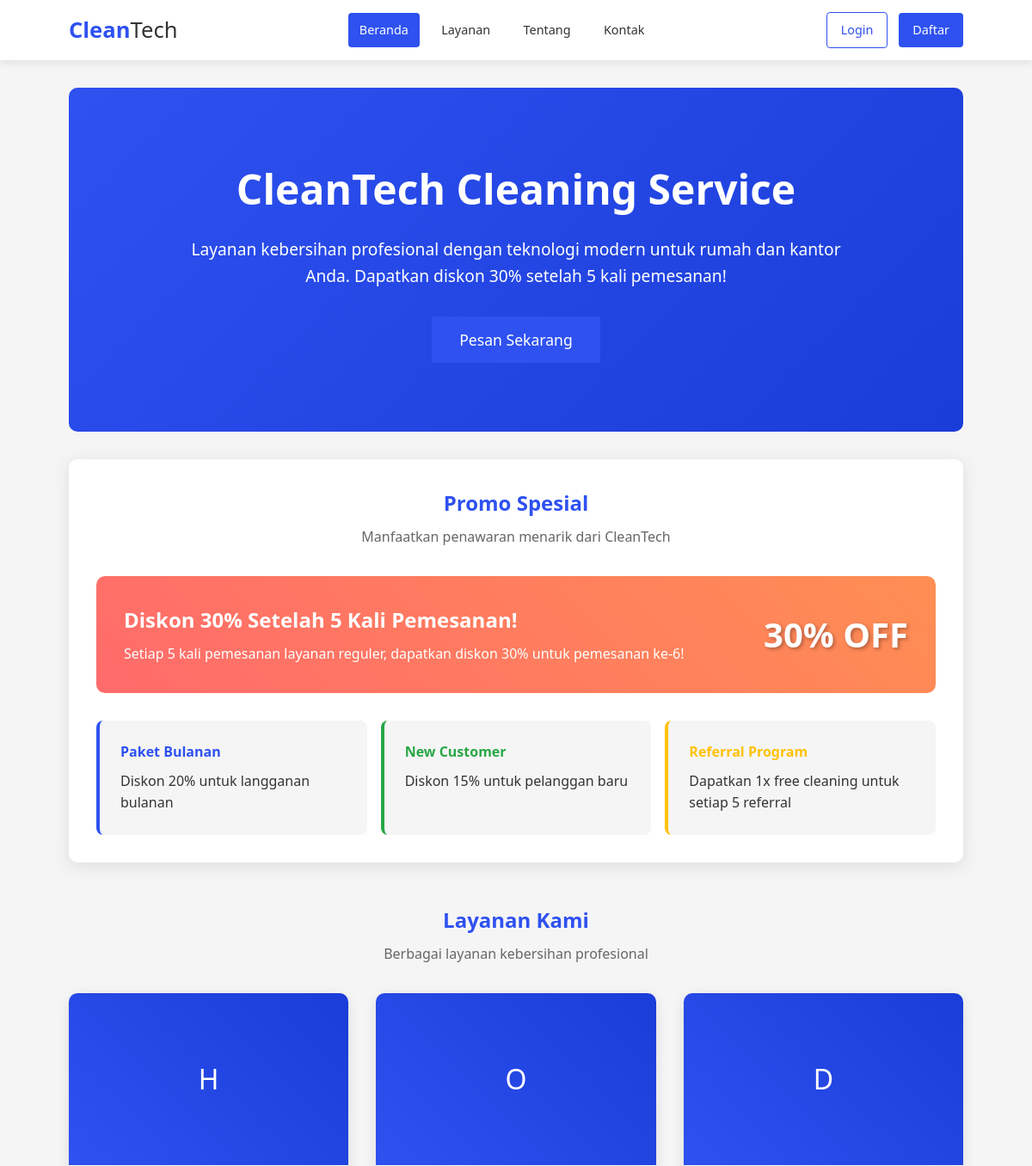
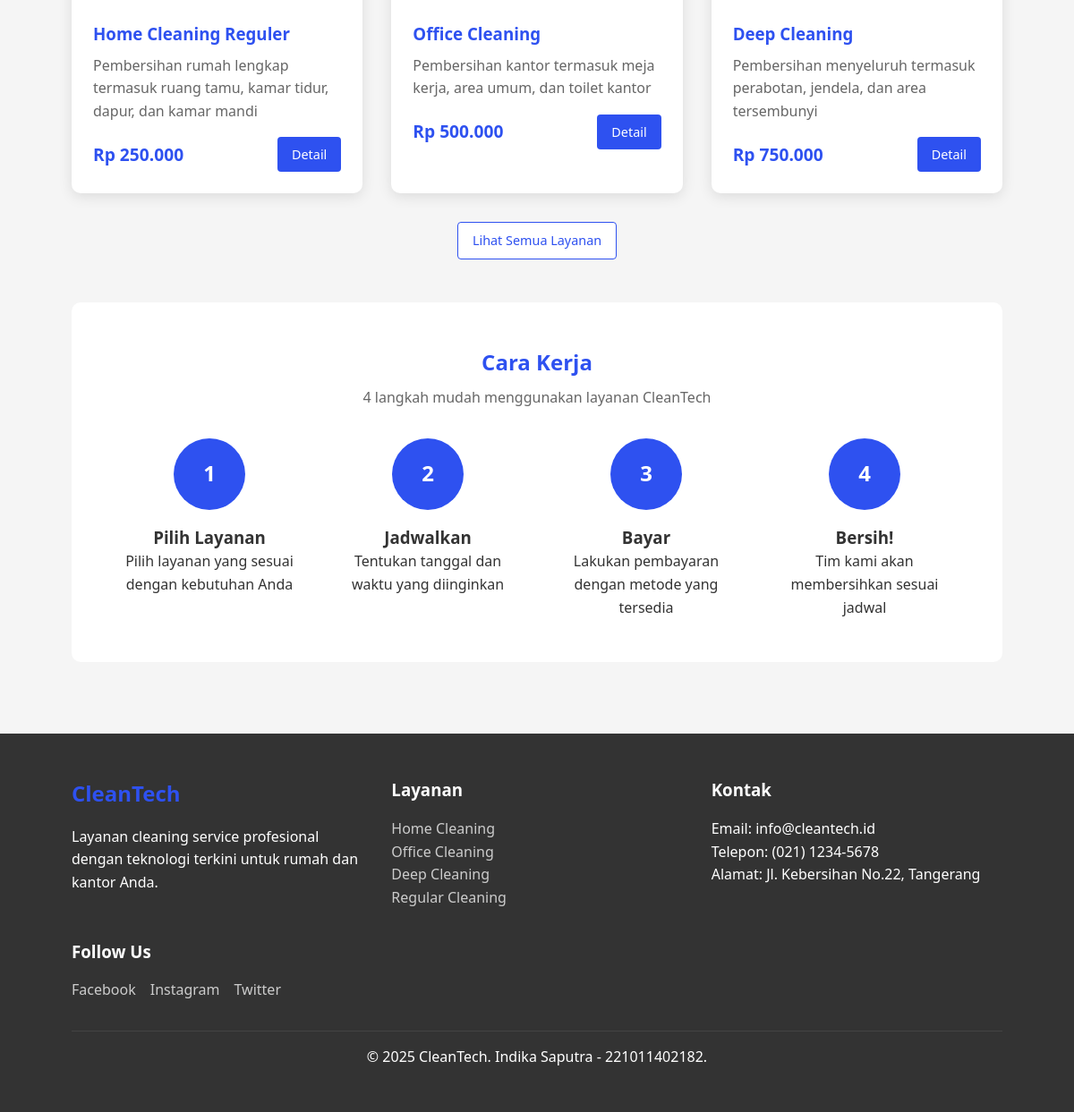
The page / on the database its author committed (2 pictures, top to bottom).
### tables this page shows
CREATE TABLE `services` (
  `id` int(11) NOT NULL,
  `name` varchar(100) NOT NULL,
  `description` text DEFAULT NULL,
  `price` decimal(10,2) NOT NULL,
  `duration_hours` int(11) DEFAULT 1,
  `image_url` varchar(255) DEFAULT NULL,
  `is_active` tinyint(1) DEFAULT 1,
  `created_at` timestamp NOT NULL DEFAULT current_timestamp()
);

### index.php (the view, shortened to what this page needs)
<?php
require_once 'config/database.php';
include 'includes/header.php';
$services_query = "SELECT * FROM services WHERE is_active = 1 LIMIT 3";
$services_result = mysqli_query($conn, $services_query);
?>
<section style="background: linear-gradient(135deg, var(--primary-color) 0%, #1a3cd8 100%); color: white; padding: 5rem 0; border-radius: 10px; margin: 2rem 0;">
    <div style="text-align: center;">
        <h1 style="font-size: 3rem; margin-bottom: 1rem;">CleanTech Cleaning Service</h1>
        <p style="font-size: 1.2rem; max-width: 800px; margin: 0 auto 2rem;">Layanan kebersihan profesional dengan teknologi modern untuk rumah dan kantor Anda. Dapatkan diskon 30% setelah 5 kali pemesanan!</p>
        <a href="/clean-tech/user/services.php" class="btn btn-primary" style="font-size: 1.1rem; padding: 0.8rem 2rem;">Pesan Sekarang</a>
    </div>
</section>
<section style="background-color: white; padding: 2rem; border-radius: 10px; margin: 2rem 0; box-shadow: 0 4px 20px rgba(0,0,0,0.1);">
    <div style="text-align: center; margin-bottom: 2rem;">
        <h2 style="color: var(--primary-color); margin-bottom: 0.5rem;">Promo Spesial</h2>
        <p style="color: #666;">Manfaatkan penawaran menarik dari CleanTech</p>
    </div>
    <div style="background: linear-gradient(45deg, #ff6b6b, #ff8e53); color: white; padding: 2rem; border-radius: 10px; margin-bottom: 2rem;">
        <div style="display: flex; align-items: center; justify-content: space-between; flex-wrap: wrap; gap: 1rem;">
            <div>
                <h3 style="font-size: 1.5rem; margin-bottom: 0.5rem;">Diskon 30% Setelah 5 Kali Pemesanan!</h3>
                <p>Setiap 5 kali pemesanan layanan reguler, dapatkan diskon 30% untuk pemesanan ke-6!</p>
            </div>
            <div style="font-size: 2.5rem; font-weight: bold; text-shadow: 2px 2px 4px rgba(0,0,0,0.3);">
                30% OFF
            </div>
        </div>
    </div>
    <div style="display: grid; grid-template-columns: repeat(auto-fit, minmax(250px, 1fr)); gap: 1rem;">
        <div style="background-color: var(--light-gray); padding: 1.5rem; border-radius: 8px; border-left: 4px solid var(--primary-color);">
            <h4 style="color: var(--primary-color); margin-bottom: 0.5rem;">Paket Bulanan</h4>
            <p>Diskon 20% untuk langganan bulanan</p>
        </div>
        <div style="background-color: var(--light-gray); padding: 1.5rem; border-radius: 8px; border-left: 4px solid var(--success-color);">
            <h4 style="color: var(--success-color); margin-bottom: 0.5rem;">New Customer</h4>
            <p>Diskon 15% untuk pelanggan baru</p>
        </div>
        <div style="background-color: var(--light-gray); padding: 1.5rem; border-radius: 8px; border-left: 4px solid var(--warning-color);">
            <h4 style="color: var(--warning-color); margin-bottom: 0.5rem;">Referral Program</h4>
            <p>Dapatkan 1x free cleaning untuk setiap 5 referral</p>
        </div>
    </div>
</section>
<section style="margin: 3rem 0;">
    <div style="text-align: center; margin-bottom: 2rem;">
        <h2 style="color: var(--primary-color); margin-bottom: 0.5rem;">Layanan Kami</h2>
        <p style="color: #666;">Berbagai layanan kebersihan profesional</p>
    </div>
    <div style="display: grid; grid-template-columns: repeat(auto-fit, minmax(300px, 1fr)); gap: 2rem;">
        <?php if (mysqli_num_rows($services_result) > 0): ?>
            <?php while ($service = mysqli_fetch_assoc($services_result)): ?>
                <div style="background-color: white; border-radius: 10px; overflow: hidden; box-shadow: 0 4px 15px rgba(0,0,0,0.1); transition: transform 0.3s ease;">
                    <div style="height: 200px; background: linear-gradient(45deg, var(--primary-color), #1a3cd8); display: flex; align-items: center; justify-content: center; color: white; font-size: 2rem;">
                        <?php echo htmlspecialchars($service['name'][0]); ?>
                    </div>
                    <div style="padding: 1.5rem;">
                        <h3 style="color: var(--primary-color); margin-bottom: 0.5rem;"><?php echo htmlspecialchars($service['name']); ?></h3>
                        <p style="color: #666; margin-bottom: 1rem;"><?php echo htmlspecialchars($service['description']); ?></p>
                        <div style="display: flex; justify-content: space-between; align-items: center;">
                            <span style="font-size: 1.2rem; font-weight: bold; color: var(--primary-color);">
                                Rp <?php echo number_format($service['price'], 0, ',', '.'); ?>
                            </span>
                            <a href="/clean-tech/user/services.php#service-<?php echo $service['id']; ?>" class="btn btn-primary">Detail</a>
                        </div>
                    </div>
                </div>
            <?php endwhile; ?>
        <?php else: ?>
            <div style="grid-column: 1 / -1; text-align: center; padding: 2rem;">
                <p style="color: #666;">Belum ada layanan tersedia.</p>
            </div>
        <?php endif; ?>
    </div>
    <div style="text-align: center; margin-top: 2rem;">
        <a href="/clean-tech/user/services.php" class="btn btn-secondary">Lihat Semua Layanan</a>
    </div>
</section>
<section style="background-color: white; padding: 3rem; border-radius: 10px; margin: 2rem 0;">
    <div style="text-align: center; margin-bottom: 2rem;">
        <h2 style="color: var(--primary-color); margin-bottom: 0.5rem;">Cara Kerja</h2>
        <p style="color: #666;">4 langkah mudah menggunakan layanan CleanTech</p>
    </div>
    <div style="display: grid; grid-template-columns: repeat(auto-fit, minmax(200px, 1fr)); gap: 2rem; text-align: center;">
        <div>
            <div style="width: 80px; height: 80px; background-color: var(--primary-color); color: white; border-radius: 50%; display: flex; align-items: center; justify-content: center; font-size: 1.5rem; font-weight: bold; margin: 0 auto 1rem;">
                1
            </div>
            <h3>Pilih Layanan</h3>
            <p>Pilih layanan yang sesuai dengan kebutuhan Anda</p>
        </div>
        <div>
            <div style="width: 80px; height: 80px; background-color: var(--primary-color); color: white; border-radius: 50%; display: flex; align-items: center; justify-content: center; font-size: 1.5rem; font-weight: bold; margin: 0 auto 1rem;">
                2
            </div>
            <h3>Jadwalkan</h3>
            <p>Tentukan tanggal dan waktu yang diinginkan</p>
        </div>
        <div>
            <div style="width: 80px; height: 80px; background-color: var(--primary-color); color: white; border-radius: 50%; display: flex; align-items: center; justify-content: center; font-size: 1.5rem; font-weight: bold; margin: 0 auto 1rem;">
                3
            </div>
            <h3>Bayar</h3>
            <p>Lakukan pembayaran dengan metode yang tersedia</p>
        </div>
        <div>
            <div style="width: 80px; height: 80px; background-color: var(--primary-color); color: white; border-radius: 50%; display: flex; align-items: center; justify-content: center; font-size: 1.5rem; font-weight: bold; margin: 0 auto 1rem;">
                4
            </div>
            <h3>Bersih!</h3>
            <p>Tim kami akan membersihkan sesuai jadwal</p>
        </div>
    </div>
</section>
<?php include 'includes/footer.php'; ?>

### assets/css/style.css (style rules this page uses)
* { margin: 0; padding: 0; box-sizing: border-box; font-family: 'Segoe UI', Tahoma, Geneva, Verdana, sans-serif; }
:root { --primary-color: #2e51f0; --primary-dark: #1a3cd8; --secondary-color: #ffffff; --text-color: #333333; --light-gray: #f5f5f5; --gray: #e0e0e0; --success-color: #28a745; --warning-color: #ffc107; --danger-color: #dc3545; }
body { background-color: var(--light-gray); color: var(--text-color); line-height: 1.6; min-height: 100vh; display: flex; flex-direction: column; }
.btn { padding: 0.5rem 1.5rem; border: none; border-radius: 4px; cursor: pointer; font-weight: 500; text-decoration: none; display: inline-block; transition: all 0.3s ease; font-size: 1rem; }
.btn-primary { background-color: var(--primary-color); color: var(--secondary-color); }
.btn-secondary { background-color: var(--secondary-color); color: var(--primary-color); border: 2px solid var(--primary-color); }

### rows shown on the page
services: name "H", name "Home Cleaning Reguler", description "Pembersihan rumah lengkap termasuk ruang tamu, kamar tidur, dapur, dan kamar mandi", price "250.000"
services: name "O", name "Office Cleaning", description "Pembersihan kantor termasuk meja kerja, area umum, dan toilet kantor", price "500.000"
services: name "D", name "Deep Cleaning", description "Pembersihan menyeluruh termasuk perabotan, jendela, dan area tersembunyi", price "750.000"
